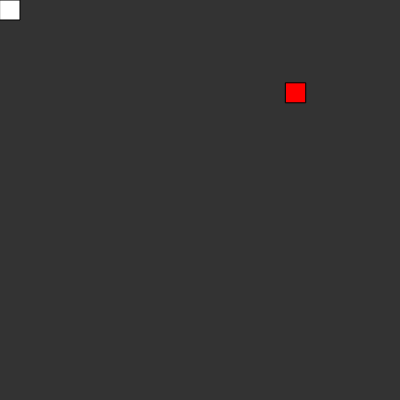
Frame 1 (no input)
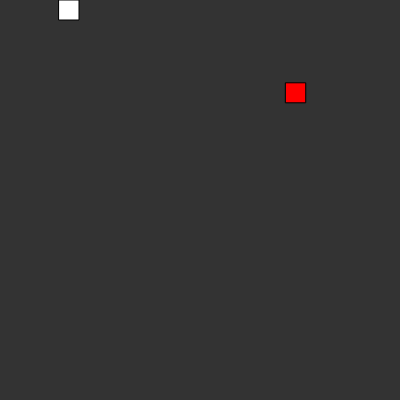
Frame 60 (no input)
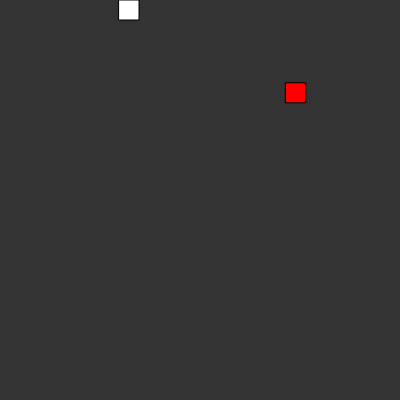
Frame 120 (the mouse pressed at the canvas centre since frame 60)

The p5.js sketch that drew these frames (run headless with seeded random() and noise() and a simulated clock; from frame 60 on, the mouse is pressed at the canvas centre):

// p5.js sketch
// ── sketch.js
let f = null
let s = null
let scl = 20

// 学习到用 scl 画图
function createPos(x, y, scl) {
	pos = createVector(x, y)
	pos.mult(scl)
	return pos
}

function setup() {
	createCanvas(400, 400)
	pickLocation()
	let pos = createPos(0, 0, scl)
	let spd = new Speed(1, 1) 
	s = new Snake(pos, scl, spd)
}

function keyPressed() {
	if (keyCode === UP_ARROW) {
		s.dir(0, -1);
	} else if (keyCode === DOWN_ARROW) {
		s.dir(0, 1);
	} else if (keyCode === RIGHT_ARROW) {
		s.dir(1, 0);
	} else if (keyCode === LEFT_ARROW) {
		s.dir(-1, 0);
	}
}

function pickLocation() {
	let cols = width / scl
	let rows = height / scl
	x = random(0, cols)
	y = random(0, rows)
	pos = createPos(x, y, scl) 
	if(!f) {
		// 初始
		f = new Food(pos, scl)
	}
	f.pos = pos
}
function draw() {
	background(51)
	s.draw()
	f.draw()
	update()
}

function update() {
	s.update()
}
// ── snake.js
class Speed {
    constructor(x, y, z) {
        this.x = x
        this.y = y
        this.z = z
    }
}
class Snake {
    constructor(pos, scl, spd) {
        this.pos = pos
        this.scl = scl 
        this.spd = spd
    }
    update() {
        let pos = this.pos
        this.pos.x += this.spd.x
    }
    draw() {
        fill('white')
        let pos = this.pos
        rect(pos.x, pos.y, this.scl, this.scl)
        noFill()
    }
    dir(x, y) {
        this.spd.x += x
        this.spd.y += y
    }
}

class Food {
    constructor(pos, scl) {
        this.pos = pos
        this.scl = scl
    }
    draw() {
        let pos = this.pos
        fill('red')
        rect(pos.x, pos.y, this.scl, this.scl)
        noFill()
    }
}
